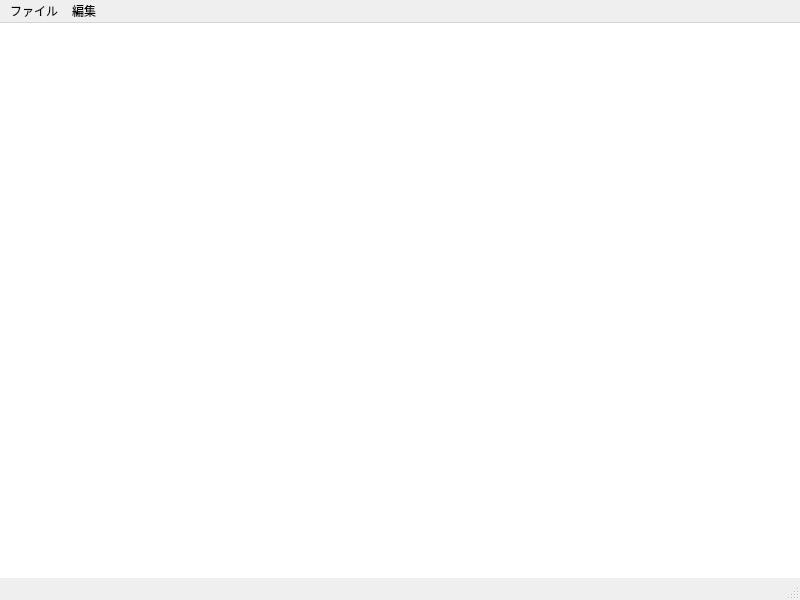
<?xml version="1.0" encoding="UTF-8"?>
<ui version="4.0">
 <class>MainWindow</class>
 <widget class="QMainWindow" name="MainWindow">
  <property name="geometry">
   <rect>
    <x>0</x>
    <y>0</y>
    <width>800</width>
    <height>600</height>
   </rect>
  </property>
  <property name="windowTitle">
   <string>ミニエディター</string>
  </property>
  <property name="autoFillBackground">
   <bool>false</bool>
  </property>
  <widget class="QWidget" name="centralwidget">
   <widget class="QWidget" name="verticalLayoutWidget">
    <property name="geometry">
     <rect>
      <x>0</x>
      <y>0</y>
      <width>801</width>
      <height>561</height>
     </rect>
    </property>
    <layout class="QVBoxLayout" name="verticalLayout">
     <item>
      <widget class="QTextEdit" name="mainEdit">
       <property name="font">
        <font>
         <pointsize>11</pointsize>
        </font>
       </property>
       <property name="styleSheet">
        <string notr="true"/>
       </property>
       <property name="frameShape">
        <enum>QFrame::Box</enum>
       </property>
       <property name="frameShadow">
        <enum>QFrame::Sunken</enum>
       </property>
       <property name="lineWidth">
        <number>0</number>
       </property>
      </widget>
     </item>
    </layout>
   </widget>
  </widget>
  <widget class="QMenuBar" name="menubar">
   <property name="geometry">
    <rect>
     <x>0</x>
     <y>0</y>
     <width>800</width>
     <height>21</height>
    </rect>
   </property>
   <widget class="QMenu" name="menu">
    <property name="tearOffEnabled">
     <bool>false</bool>
    </property>
    <property name="title">
     <string>ファイル</string>
    </property>
    <property name="separatorsCollapsible">
     <bool>false</bool>
    </property>
    <addaction name="actionnew"/>
    <addaction name="actionSave_as"/>
    <addaction name="actionsave_as_html"/>
    <addaction name="actionexit"/>
   </widget>
   <widget class="QMenu" name="menu_2">
    <property name="title">
     <string>編集</string>
    </property>
    <addaction name="actionUndo"/>
    <addaction name="actionRedo"/>
    <addaction name="actionFont"/>
   </widget>
   <addaction name="menu"/>
   <addaction name="menu_2"/>
  </widget>
  <widget class="QStatusBar" name="statusbar"/>
  <action name="actionSave_as">
   <property name="text">
    <string>名前をつけて保存..</string>
   </property>
  </action>
  <action name="actionexit">
   <property name="text">
    <string>終了</string>
   </property>
  </action>
  <action name="actionnew">
   <property name="text">
    <string>新規作成</string>
   </property>
  </action>
  <action name="actionUndo">
   <property name="text">
    <string>Undo</string>
   </property>
  </action>
  <action name="actionRedo">
   <property name="text">
    <string>Redo</string>
   </property>
  </action>
  <action name="actionFont">
   <property name="text">
    <string>フォント選択..</string>
   </property>
  </action>
  <action name="actionsave_as_html">
   <property name="text">
    <string>HTMLで保存..</string>
   </property>
  </action>
 </widget>
 <resources/>
 <connections>
  <connection>
   <sender>actionexit</sender>
   <signal>triggered()</signal>
   <receiver>MainWindow</receiver>
   <slot>close()</slot>
   <hints>
    <hint type="sourcelabel">
     <x>-1</x>
     <y>-1</y>
    </hint>
    <hint type="destinationlabel">
     <x>399</x>
     <y>299</y>
    </hint>
   </hints>
  </connection>
  <connection>
   <sender>actionRedo</sender>
   <signal>triggered()</signal>
   <receiver>mainEdit</receiver>
   <slot>redo()</slot>
   <hints>
    <hint type="sourcelabel">
     <x>-1</x>
     <y>-1</y>
    </hint>
    <hint type="destinationlabel">
     <x>400</x>
     <y>301</y>
    </hint>
   </hints>
  </connection>
  <connection>
   <sender>actionUndo</sender>
   <signal>triggered()</signal>
   <receiver>mainEdit</receiver>
   <slot>undo()</slot>
   <hints>
    <hint type="sourcelabel">
     <x>-1</x>
     <y>-1</y>
    </hint>
    <hint type="destinationlabel">
     <x>400</x>
     <y>301</y>
    </hint>
   </hints>
  </connection>
  <connection>
   <sender>actionnew</sender>
   <signal>triggered()</signal>
   <receiver>mainEdit</receiver>
   <slot>clear()</slot>
   <hints>
    <hint type="sourcelabel">
     <x>-1</x>
     <y>-1</y>
    </hint>
    <hint type="destinationlabel">
     <x>400</x>
     <y>301</y>
    </hint>
   </hints>
  </connection>
 </connections>
</ui>
